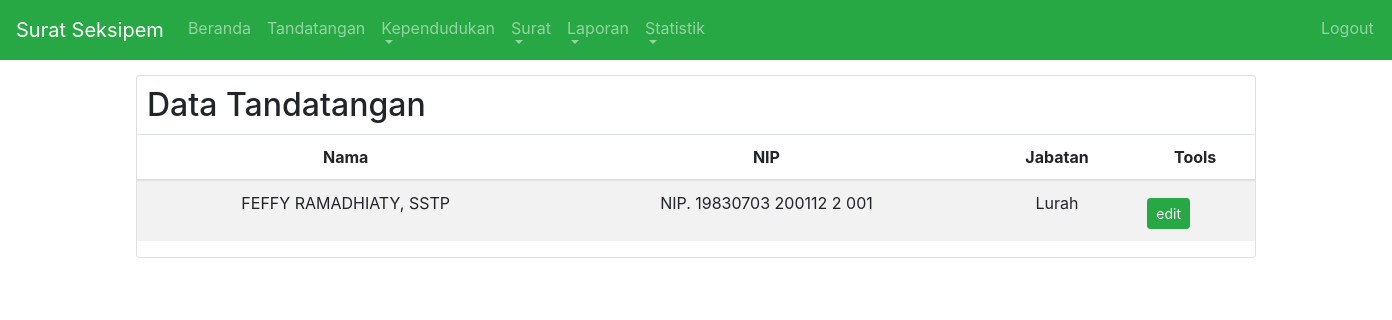
/data_ttd.php (signed in), run on the app's committed database.
### tables this page shows
CREATE TABLE IF NOT EXISTS `data_ttd` (
  `id` int(11) NOT NULL AUTO_INCREMENT,
  `nama` varchar(255) NOT NULL,
  `nip` varchar(255) NOT NULL,
  `jabatan` varchar(255) NOT NULL,
  PRIMARY KEY (`id`)
);

### data_ttd.php (the view, shortened to what this page needs)
<?php
if($_SESSION['level']=="" || $_SESSION['level']=="rakyat"){
	header("location:login.php");
}else {
include ('header.php');
$mySql="SELECT * FROM data_ttd";
?>
<div class="card">
	<h2 style="margin:10px;">Data Tandatangan</h2>
	<div class="table-responsive">
	<table class="table table-striped table-hover">
		<thead >
		<tr>
			<th scope="col" class="text-center">Nama</th>
			<th scope="col" class="text-center">NIP</th>
			<th scope="col" class="text-center">Jabatan</th>
			<th scope="col" class="text-center">Tools</th>
		</tr>
		</thead>
<?php
	$myQry = mySqli_query ($koneksi, $mySql) or die ("Query salah : ".mysqli_error ($koneksi));
	while ($kolomData = mysqli_fetch_array ($myQry)) {
?>
	<tr>
			<td class="text-center"><?php echo $kolomData['nama']; ?></td>
			<td class="text-center"><?php echo $kolomData['nip']; ?></td>
			<td class="text-center"><?php echo $kolomData['jabatan']; ?></td>
			<td>
				<a href="data_ttd_edit.php?id=<?php echo $kolomData['id'];?>" class="btn btn-sm btn-success" style="margin-top:5px;">edit</a>
			</td>
		</tr>
<?php } ?>
				</table>
				</div>
			</div>
<?php include "footer.php"; }?>

### data on the page
data_ttd: nama "FEFFY RAMADHIATY, SSTP", nip "NIP. 19830703 200112 2 001", jabatan "Lurah"
